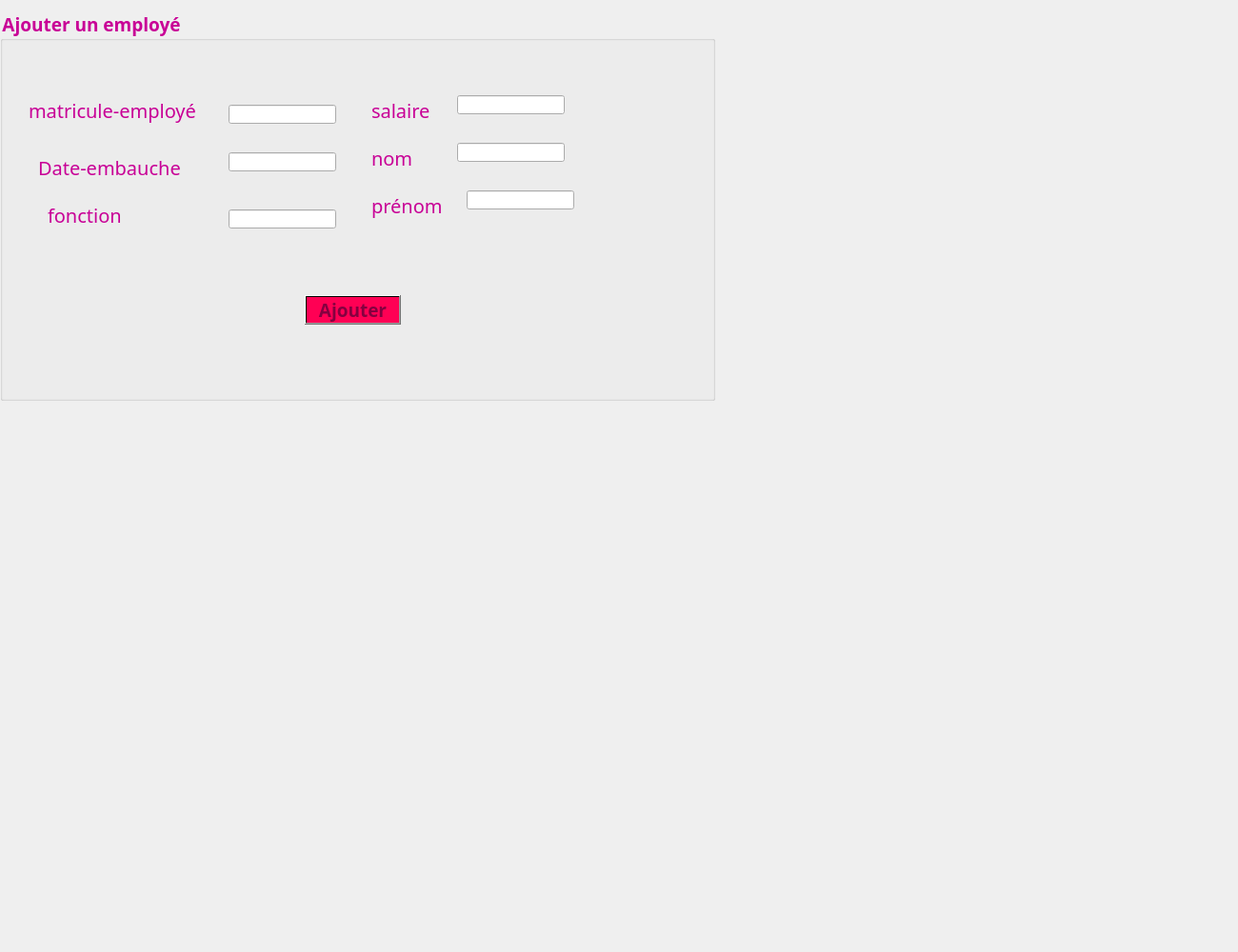
     <widget class="QWidget" name="ajouteremp">
      <attribute name="title">
       <string>Ajouter</string>
      </attribute>
      <widget class="QGroupBox" name="groupBox">
       <property name="geometry">
        <rect>
         <x>0</x>
         <y>10</y>
         <width>751</width>
         <height>411</height>
        </rect>
       </property>
       <property name="font">
        <font>
         <family>Lucida Calligraphy</family>
         <pointsize>14</pointsize>
         <weight>75</weight>
         <bold>true</bold>
        </font>
       </property>
       <property name="styleSheet">
        <string notr="true">color:rgb(200, 0, 150);
</string>
       </property>
       <property name="title">
        <string>Ajouter un employé</string>
       </property>
       <property name="flat">
        <bool>false</bool>
       </property>
       <property name="checkable">
        <bool>false</bool>
       </property>
       <widget class="QLabel" name="label_7">
        <property name="geometry">
         <rect>
          <x>390</x>
          <y>140</y>
          <width>171</width>
          <height>31</height>
         </rect>
        </property>
        <property name="font">
         <font>
          <family>Lucida Calligraphy</family>
          <pointsize>15</pointsize>
         </font>
        </property>
        <property name="text">
         <string>nom</string>
        </property>
       </widget>
       <widget class="QLabel" name="label_9">
        <property name="geometry">
         <rect>
          <x>30</x>
          <y>90</y>
          <width>211</width>
          <height>31</height>
         </rect>
        </property>
        <property name="font">
         <font>
          <family>Lucida Calligraphy</family>
          <pointsize>15</pointsize>
         </font>
        </property>
        <property name="text">
         <string>matricule-employé</string>
        </property>
       </widget>
       <widget class="QLabel" name="label_11">
        <property name="geometry">
         <rect>
          <x>40</x>
          <y>150</y>
          <width>171</width>
          <height>31</height>
         </rect>
        </property>
        <property name="font">
         <font>
          <family>Lucida Calligraphy</family>
          <pointsize>15</pointsize>
         </font>
        </property>
        <property name="text">
         <string>Date-embauche</string>
        </property>
       </widget>
       <widget class="QLabel" name="label_8">
        <property name="geometry">
         <rect>
          <x>390</x>
          <y>190</y>
          <width>171</width>
          <height>31</height>
         </rect>
        </property>
        <property name="font">
         <font>
          <family>Lucida Calligraphy</family>
          <pointsize>15</pointsize>
         </font>
        </property>
        <property name="text">
         <string>prénom</string>
        </property>
       </widget>
       <widget class="QLabel" name="label_13">
        <property name="geometry">
         <rect>
          <x>50</x>
          <y>200</y>
          <width>171</width>
          <height>31</height>
         </rect>
        </property>
        <property name="font">
         <font>
          <family>Lucida Calligraphy</family>
          <pointsize>15</pointsize>
         </font>
        </property>
        <property name="text">
         <string>fonction</string>
        </property>
       </widget>
       <widget class="QPushButton" name="ajoutemp">
        <property name="geometry">
         <rect>
          <x>320</x>
          <y>300</y>
          <width>101</width>
          <height>31</height>
         </rect>
        </property>
        <property name="font">
         <font>
          <family>Lucida Calligraphy</family>
          <pointsize>14</pointsize>
          <weight>75</weight>
          <bold>true</bold>
         </font>
        </property>
        <property name="styleSheet">
         <string notr="true">background-color: qlineargradient(spread:pad, x1:1, y1:0, x2:1, y2:0, stop:0.919598 rgba(255, 0, 84, 255), stop:0.98 rgba(0, 0, 0, 255), stop:1 rgba(235, 148, 61, 255));
color: rgb(132, 1, 64);</string>
        </property>
        <property name="text">
         <string>Ajouter</string>
        </property>
       </widget>
       <widget class="QLabel" name="label_19">
        <property name="geometry">
         <rect>
          <x>390</x>
          <y>90</y>
          <width>171</width>
          <height>31</height>
         </rect>
        </property>
        <property name="font">
         <font>
          <family>Lucida Calligraphy</family>
          <pointsize>15</pointsize>
         </font>
        </property>
        <property name="text">
         <string>salaire</string>
        </property>
       </widget>
       <widget class="QLineEdit" name="matricule">
        <property name="geometry">
         <rect>
          <x>240</x>
          <y>100</y>
          <width>113</width>
          <height>20</height>
         </rect>
        </property>
       </widget>
       <widget class="QLineEdit" name="nom">
        <property name="geometry">
         <rect>
          <x>480</x>
          <y>140</y>
          <width>113</width>
          <height>20</height>
         </rect>
        </property>
       </widget>
       <widget class="QLineEdit" name="prenom">
        <property name="geometry">
         <rect>
          <x>490</x>
          <y>190</y>
          <width>113</width>
          <height>20</height>
         </rect>
        </property>
       </widget>
       <widget class="QLineEdit" name="dateemb">
        <property name="geometry">
         <rect>
          <x>240</x>
          <y>150</y>
          <width>113</width>
          <height>20</height>
         </rect>
        </property>
       </widget>
       <widget class="QLineEdit" name="salaire">
        <property name="geometry">
         <rect>
          <x>480</x>
          <y>90</y>
          <width>113</width>
          <height>20</height>
         </rect>
        </property>
       </widget>
       <widget class="QLineEdit" name="fonction">
        <property name="geometry">
         <rect>
          <x>240</x>
          <y>210</y>
          <width>113</width>
          <height>20</height>
         </rect>
        </property>
       </widget>
      </widget>
      <widget class="QLabel" name="label_5">
       <property name="geometry">
        <rect>
         <x>-20</x>
         <y>0</y>
         <width>1291</width>
         <height>991</height>
        </rect>
       </property>
       <property name="text">
        <string/>
       </property>
       <property name="pixmap">
        <pixmap>../imagesQT/74-741363_macaron-background.jpg</pixmap>
       </property>
      </widget>
      <zorder>label_5</zorder>
      <zorder>groupBox</zorder>
     </widget>
